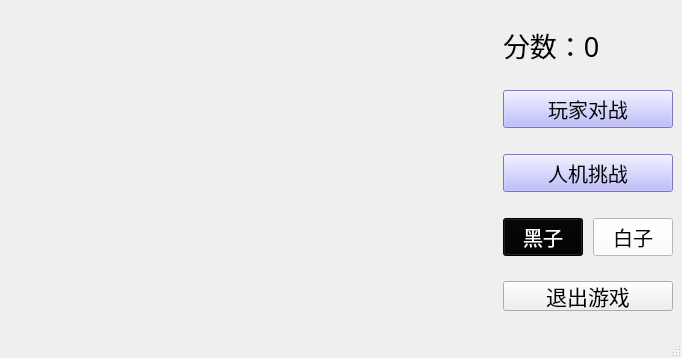
<?xml version="1.0" encoding="UTF-8"?>
<ui version="4.0">
 <class>MainWindow</class>
 <widget class="QMainWindow" name="MainWindow">
  <property name="geometry">
   <rect>
    <x>0</x>
    <y>0</y>
    <width>682</width>
    <height>358</height>
   </rect>
  </property>
  <property name="windowTitle">
   <string>MainWindow</string>
  </property>
  <property name="styleSheet">
   <string notr="true"/>
  </property>
  <widget class="QWidget" name="centralwidget">
   <property name="styleSheet">
    <string notr="true"/>
   </property>
   <layout class="QHBoxLayout" name="horizontalLayout_2" stretch="3,1">
    <property name="spacing">
     <number>10</number>
    </property>
    <item>
     <widget class="MyPainter" name="chessboard" native="true">
      <property name="mouseTracking">
       <bool>true</bool>
      </property>
      <property name="styleSheet">
       <string notr="true"/>
      </property>
     </widget>
    </item>
    <item>
     <layout class="QVBoxLayout" name="verticalLayout">
      <item>
       <spacer name="verticalSpacer_3">
        <property name="orientation">
         <enum>Qt::Vertical</enum>
        </property>
        <property name="sizeHint" stdset="0">
         <size>
          <width>20</width>
          <height>40</height>
         </size>
        </property>
       </spacer>
      </item>
      <item>
       <widget class="QLabel" name="label">
        <property name="font">
         <font>
          <family>黑体</family>
          <pointsize>20</pointsize>
         </font>
        </property>
        <property name="text">
         <string>分数：0</string>
        </property>
        <property name="alignment">
         <set>Qt::AlignLeading|Qt::AlignLeft|Qt::AlignVCenter</set>
        </property>
       </widget>
      </item>
      <item>
       <spacer name="verticalSpacer">
        <property name="orientation">
         <enum>Qt::Vertical</enum>
        </property>
        <property name="sizeHint" stdset="0">
         <size>
          <width>20</width>
          <height>40</height>
         </size>
        </property>
       </spacer>
      </item>
      <item>
       <widget class="QPushButton" name="PVP">
        <property name="font">
         <font>
          <family>黑体</family>
          <pointsize>15</pointsize>
         </font>
        </property>
        <property name="styleSheet">
         <string notr="true">QPushButton{background-color: rgb(170, 170, 255);}
QPushButton:hover{background-color: rgb(165, 234, 255);}
</string>
        </property>
        <property name="text">
         <string>玩家对战</string>
        </property>
       </widget>
      </item>
      <item>
       <spacer name="verticalSpacer_2">
        <property name="orientation">
         <enum>Qt::Vertical</enum>
        </property>
        <property name="sizeHint" stdset="0">
         <size>
          <width>20</width>
          <height>40</height>
         </size>
        </property>
       </spacer>
      </item>
      <item>
       <widget class="QPushButton" name="PVE">
        <property name="font">
         <font>
          <family>黑体</family>
          <pointsize>15</pointsize>
         </font>
        </property>
        <property name="styleSheet">
         <string notr="true">QPushButton{background-color: rgb(170, 170, 255);}
QPushButton:hover{background-color: rgb(165, 234, 255);}</string>
        </property>
        <property name="text">
         <string>人机挑战</string>
        </property>
       </widget>
      </item>
      <item>
       <spacer name="verticalSpacer_4">
        <property name="orientation">
         <enum>Qt::Vertical</enum>
        </property>
        <property name="sizeHint" stdset="0">
         <size>
          <width>20</width>
          <height>40</height>
         </size>
        </property>
       </spacer>
      </item>
      <item>
       <layout class="QHBoxLayout" name="horizontalLayout">
        <item>
         <widget class="QPushButton" name="pushButton">
          <property name="font">
           <font>
            <family>黑体</family>
            <pointsize>15</pointsize>
           </font>
          </property>
          <property name="styleSheet">
           <string notr="true">QPushButton{background-color: rgb(4, 4, 4);color: rgb(255, 255, 255);}

QPushButton:hover{background-color: rgb(240, 234, 255);color: rgb(0,0,0);}</string>
          </property>
          <property name="text">
           <string>黑子</string>
          </property>
         </widget>
        </item>
        <item>
         <widget class="QPushButton" name="pushButton_2">
          <property name="font">
           <font>
            <family>黑体</family>
            <pointsize>15</pointsize>
           </font>
          </property>
          <property name="styleSheet">
           <string notr="true">QPushButton{background-color: rgb(255, 255, 255);color: rgb(4, 4, 4);}

QPushButton:hover{background-color: rgb(0,0,0);color: rgb(240, 234, 255);}</string>
          </property>
          <property name="text">
           <string>白子</string>
          </property>
         </widget>
        </item>
       </layout>
      </item>
      <item>
       <spacer name="verticalSpacer_6">
        <property name="orientation">
         <enum>Qt::Vertical</enum>
        </property>
        <property name="sizeHint" stdset="0">
         <size>
          <width>20</width>
          <height>40</height>
         </size>
        </property>
       </spacer>
      </item>
      <item>
       <widget class="QPushButton" name="pushButton_3">
        <property name="minimumSize">
         <size>
          <width>0</width>
          <height>30</height>
         </size>
        </property>
        <property name="font">
         <font>
          <family>黑体</family>
          <pointsize>16</pointsize>
         </font>
        </property>
        <property name="text">
         <string>退出游戏</string>
        </property>
       </widget>
      </item>
      <item>
       <spacer name="verticalSpacer_5">
        <property name="orientation">
         <enum>Qt::Vertical</enum>
        </property>
        <property name="sizeHint" stdset="0">
         <size>
          <width>20</width>
          <height>40</height>
         </size>
        </property>
       </spacer>
      </item>
     </layout>
    </item>
   </layout>
  </widget>
  <widget class="QMenuBar" name="menubar">
   <property name="geometry">
    <rect>
     <x>0</x>
     <y>0</y>
     <width>682</width>
     <height>21</height>
    </rect>
   </property>
  </widget>
  <widget class="QStatusBar" name="statusbar"/>
 </widget>
 <customwidgets>
  <customwidget>
   <class>MyPainter</class>
   <extends>QWidget</extends>
   <header>mypainter.h</header>
   <container>1</container>
  </customwidget>
 </customwidgets>
 <resources/>
 <connections/>
</ui>
